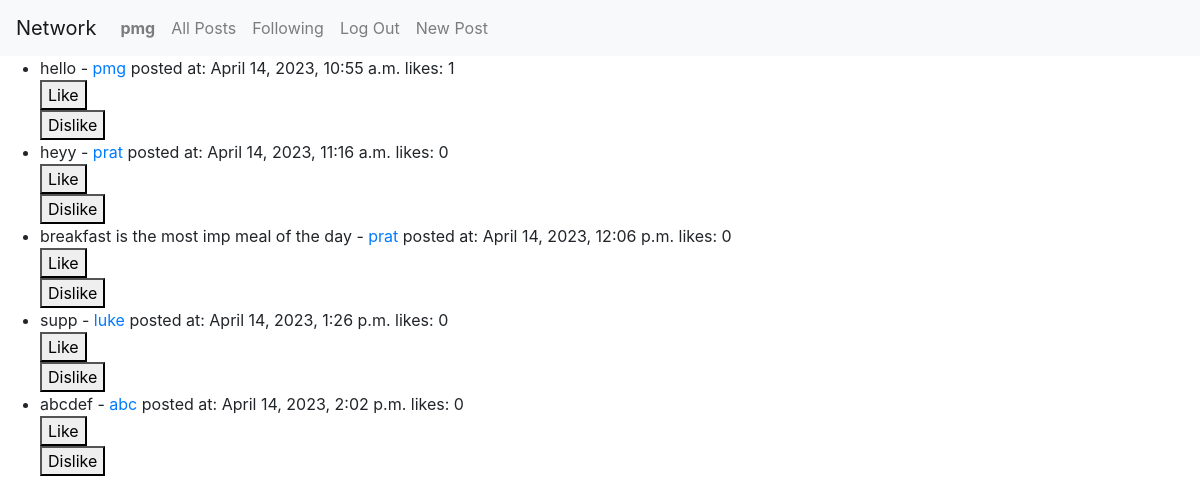
/ (signed in), run on the app's committed database.
### network/models.py (models this page shows)
class User(AbstractUser):
    following = models.ManyToManyField('self', blank=True, symmetrical=False, related_name='followers')
    followers_count = models.IntegerField(default=0)
    following_count = models.IntegerField(default=0)

class Post(models.Model):
    content = models.TextField()
    author = models.ForeignKey(User, on_delete=models.CASCADE)
    created_at = models.DateTimeField(auto_now_add = True)
    likes = models.IntegerField(default=0)
    dislikes = models.IntegerField(default=0)

### network/views.py (the view)
# urls.py: path("", views.index, name="index"),
def index(request):
    if request.method == 'POST':
        postText = request.POST.get('postText')
        post = Post.objects.create(content=postText, author=request.user)
        posts = Post.objects.all()
        return render(request, 'network/index.html', {'posts': posts})
    else:
        posts = Post.objects.all()
        return render(request, 'network/index.html', {'posts': posts})

### network/templates/network/index.html (shortened to what this page needs)
{% extends "network/layout.html" %}
{% block body %}
    {% if posts %}
        <ul>
            {% for post in posts %}
                <li>{{ post.content }} - <a href="{% url 'profile' post.author.id %}">{{ post.author.username }}</a> posted at: {{post.created_at}} likes: {{post.likes}}
                    <form method="post" action="{% url 'like' post.id %}">
                        <button type="submit">Like</button>
                    </form>
                    <form method="post" action="{% url 'dislike' post.id %}">
                        <button type="submit">Dislike</button>
                    </form>
                </li>
            {% endfor %}
        </ul>
    {% else %}
        <p>No posts found.</p>
    {% endif %}
{% endblock %}

### network/templates/network/layout.html (shortened to what this page needs)
{% load static %}
<!DOCTYPE html>
<html lang="en">
    <head>
        <link rel="stylesheet" href="https://stackpath.bootstrapcdn.com/bootstrap/4.4.1/css/bootstrap.min.css">
        <link href="{% static 'network/styles.css' %}" rel="stylesheet">
    </head>
    <body>
        <nav class="navbar navbar-expand-lg navbar-light bg-light">
            <a class="navbar-brand" href="#">Network</a>
            <div>
              <ul class="navbar-nav mr-auto">
                {% if user.is_authenticated %}
                    <li class="nav-item">
                        <a class="nav-link" href="{% url 'profile' user.id%}"><strong>{{ user.username }}</strong></a>
                    </li>
                {% endif %}
                <li class="nav-item">
                  <a class="nav-link" href="{% url 'index' %}">All Posts</a>
                </li>
                {% if user.is_authenticated %}
                    <li class="nav-item">
                        <a class="nav-link" href="{% url 'following' %}">Following</a>
                    </li>
                    <li class="nav-item">
                        <a class="nav-link" href="{% url 'logout' %}">Log Out</a>
                    </li>
                    <li>
                        <a class="nav-link" href="{% url 'newPost' %}">New Post</a>
                    </li>
                {% endif %}
              </ul>
            </div>
          </nav>
        <div class="body">
            {% block body %}
            {% endblock %}
        </div>
    </body>
</html>

### data on the page
User: username "pmg"
Post: content "hello", author.username "pmg", created_at "April 14, 2023, 10:55 a.m.", likes "1"
Post: content "heyy", author.username "prat", created_at "April 14, 2023, 11:16 a.m.", likes "0"
Post: content "breakfast is the most imp meal of the day", author.username "prat", created_at "April 14, 2023, 12:06 p.m.", likes "0"
Post: content "supp", author.username "luke", created_at "April 14, 2023, 1:26 p.m.", likes "0"
Post: content "abcdef", author.username "abc", created_at "April 14, 2023, 2:02 p.m.", likes "0"
